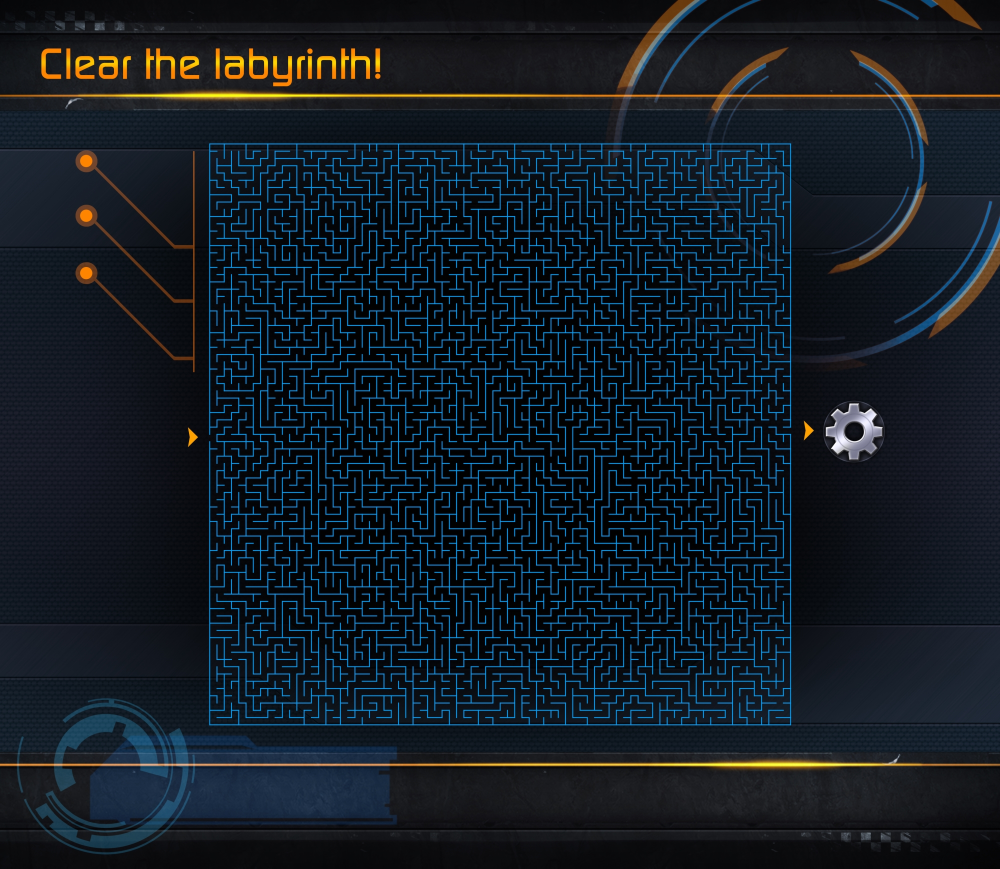
#> input picture mazesolver/img.jpg, 2000 x 1737 px (shown at 1/2 size)
$ python solver.py   (Python 2 division)
#> lines starting #> are read from the running program, lines starting #| are printed output that depends on the picture
import Image
import Tkinter, ImageTk
from heapq import *

global srcX
global srcY
global destX
global destY


####### INITIAL VALUES ############################

srcfilename = 'img.jpg'
destfilename = 'Heh.jpg'
srcX = 420
srcY = 875
destX = 1582
destY = 861
debugColor = (255, 0, 0)
routeColor = (255, 255, 255)
debug = True
allowance = 5   #path-width / 2

####################################################


## Heuristic for faster searching
## Default on 5 * manhatten-distance
def heuristic(a, b):
    return 5 * (abs(a[0] - b[0]) + abs(a[1] + b[1]))

## Function to determine if a pixel passes
## Change the Wall definition to whatever color constraint
def consider(n, square):
    x = n[0]
    y = n[1]
    if x < srcX or x > destX:
        return False
# Check that there are no walls within 5 pixels
    for xx in square:
        for yy in square:
            ########## WALL DEFINITION ###############
            if pix[x+xx,y+yy][2] > 100:
                return False
    return True


root = Tkinter.Tk()
square = (-allowance, -allowance / 2,  0, allowance / 2, allowance)
im = Image.open(srcfilename);
#> im is the input picture: PIL image 2000x1737 RGB; mean R, G, B 18.5, 27.7, 36.2
resize = im.resize((im.size[0] / 2, im.size[1] / 2), Image.NEAREST)
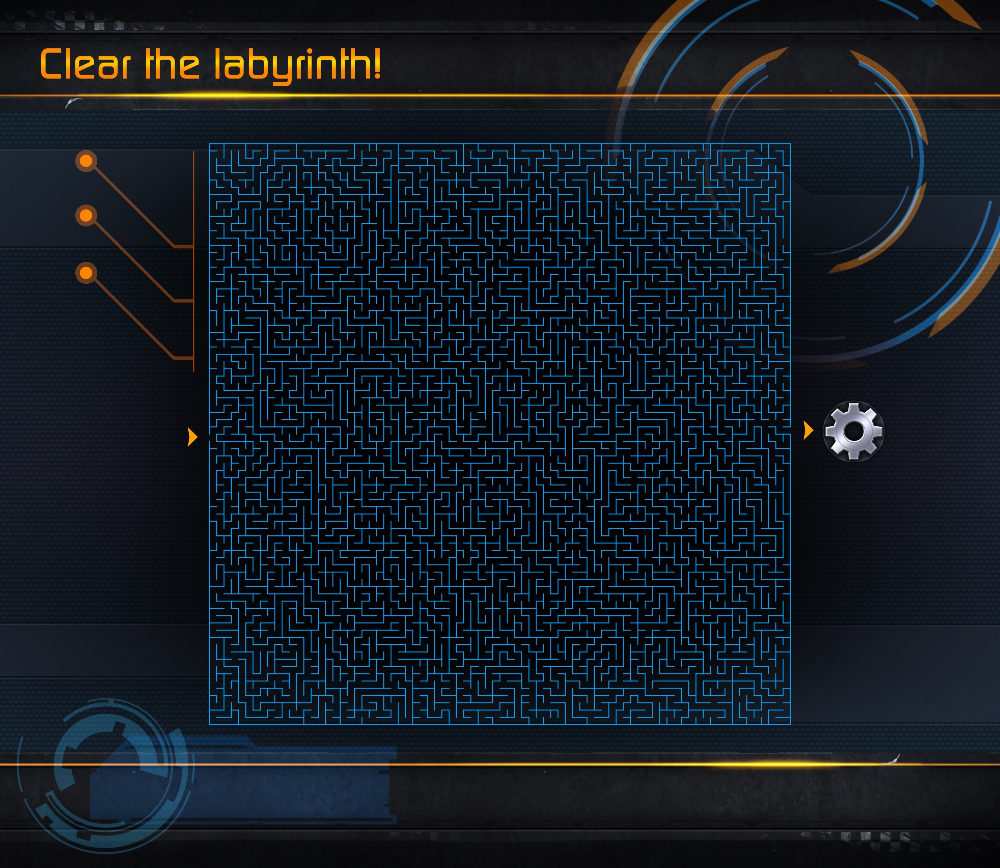
#> resize: PIL image 1000x868 RGB; mean R, G, B 18.5, 27.7, 36.2
#> (the run stopped early here; a loop or call above may not have finished)
